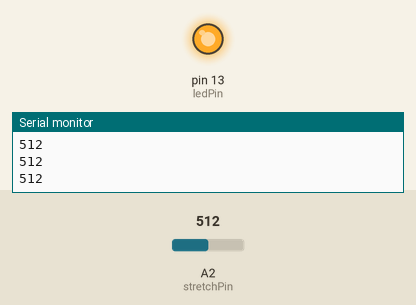
This sketch was run on a simulated Arduino Uno, built with avr-gcc and run on an emulated ATmega328P. Shown: output pins drawn as LEDs (lit = HIGH), the last lines printed to the serial monitor. The test bench sets the inputs (shaded band); at power-on: A2 (stretchPin) = 512.

Above: at 1.2 s.
1.3 s: A2 (stretchPin) set to 308
2.8 s: A2 (stretchPin) set to 289
At 3.7 s:
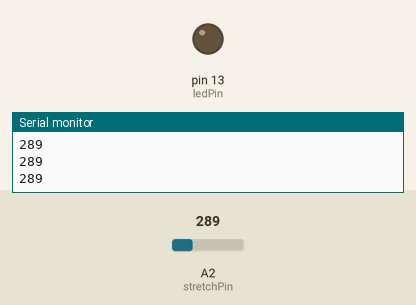
4.3 s: A2 (stretchPin) set to 306
At 4.6 s:
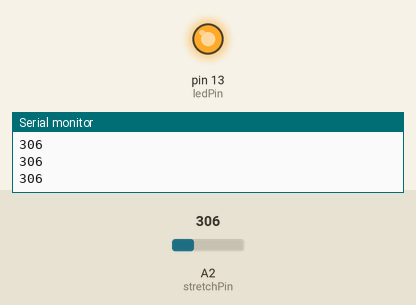
5.8 s: A2 (stretchPin) set to 290
At 7.0 s:
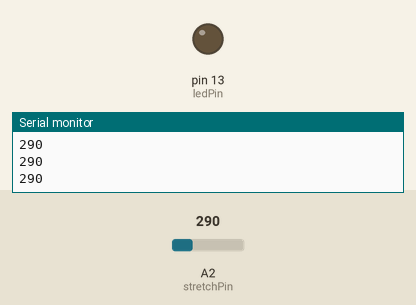
Timing chart, 0 to 8.3 s (numbered marks = the images above; inputs shaded):
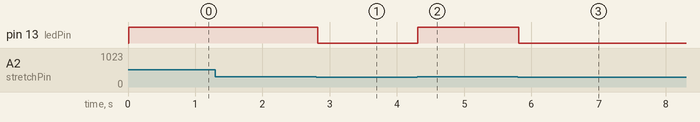

The sketch:

stretch-test.ino
```cpp
/*
   DIGF 6037 Creation & Computation
   Kate Hartman & Nick Puckett
   Experiment 3 - Lab 2
   Arduino to Processing - sending value for (3) analog values
   Circuit:
   (3) analog sensors connected to pins A0, A1, A2
*/


int sensor1val;
int thresh1val = 300;
int stretchPin = 2;
int ledPin = 13;

void setup() {
  //start serial connection
  Serial.begin(9600);
  pinMode(ledPin, OUTPUT);
}

void loop() {

  // read the sensor value
  sensor1val = analogRead(stretchPin);
  // print out the sensor value and add a line break
  Serial.println(sensor1val);

  delay(10); // the delay is necessary for the serial communication

  if(sensor1val > thresh1val)
  {
    digitalWrite(13, HIGH);
  }
  else
  {
    digitalWrite(13, LOW);
  }

}
```

Measured:
- the behaviour switches between 301 and 300 on A2 (stretchPin) (found by bisection; images 0 and 1)
- after the input at 2.8 s, pin 13 (ledPin): HIGH → LOW at once
- after the input at 4.3 s, pin 13 (ledPin): LOW → HIGH at once
- after the input at 5.8 s, pin 13 (ledPin): HIGH → LOW at once
